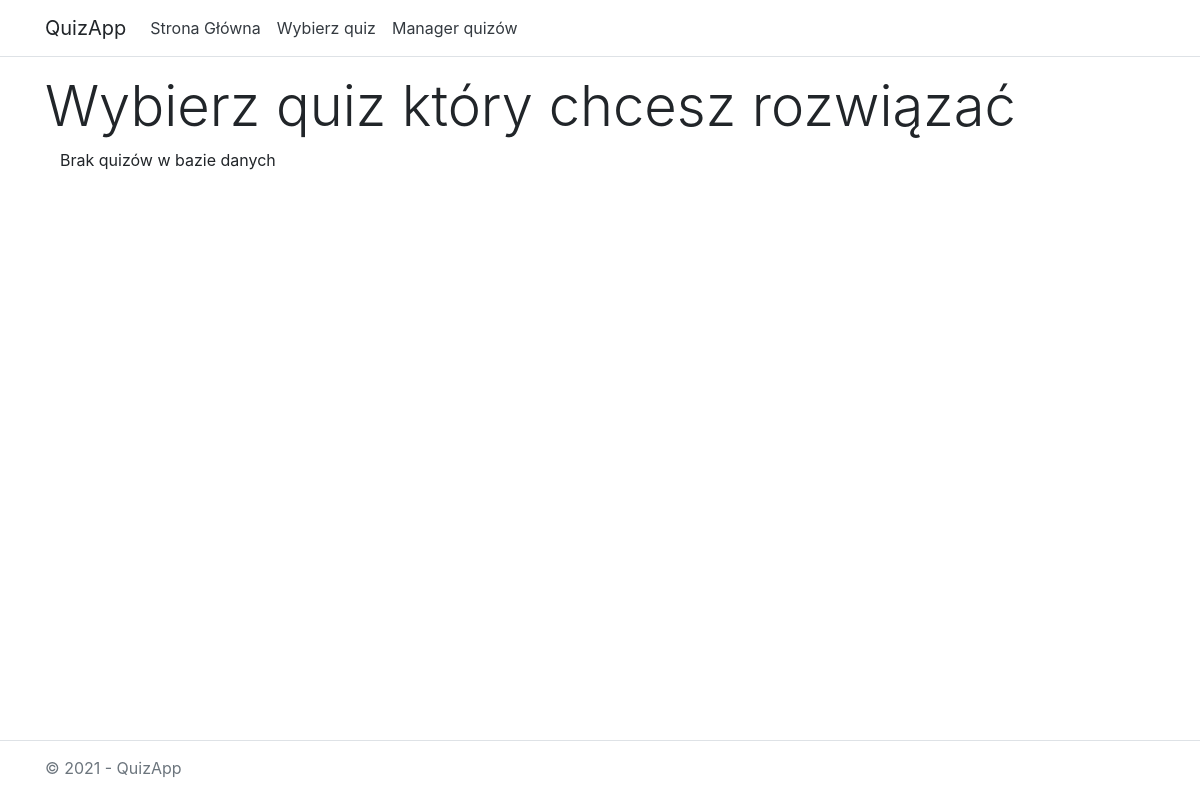
/quizzes/select/, run on an earlier commit of the app's database.
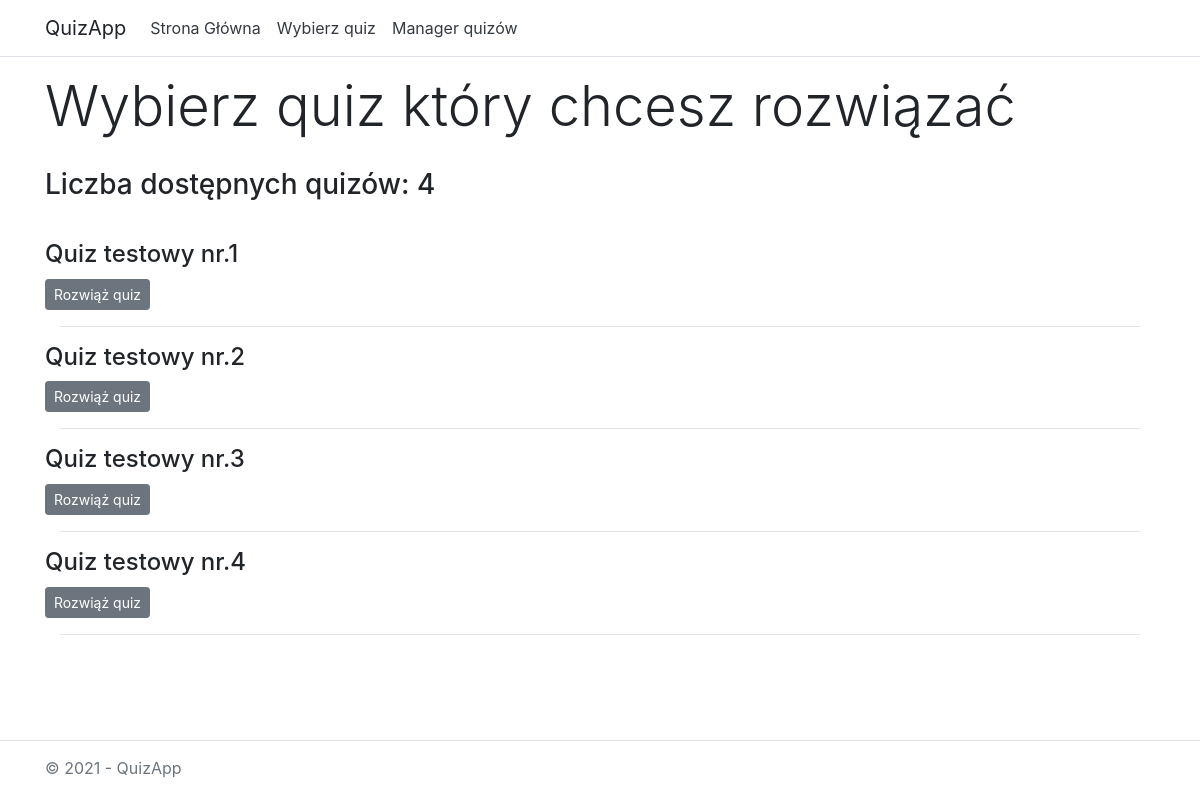
And on a later commit of the database.
### quizzes/models.py (models this page shows, shortened)
class Quiz(models.Model):
    title = models.CharField(max_length=64)

### quizzes/views.py (the view)
# urls.py: path('select/', views.select, name='select'),
def select(request):
    quizzes = Quiz.objects.only()[:]
    template = loader.get_template('quizzes/select.html')
    context = {
        'quizzes': quizzes
    }
    return HttpResponse(template.render(context, request))

### quizzes/templates/quizzes/select.html (shortened to what this page needs)
{% load static %}
<!DOCTYPE html>
<html lang="en">
<head>
    <link rel="stylesheet" type="text/css" href="{% static 'quizzes/bootstrap.css' %}" />
</head>
<body>
    <header>
        <nav class="navbar navbar-expand-sm navbar-toggleable-sm navbar-light bg-white border-bottom box-shadow mb-3">
            <div class="container">
                <a class="navbar-brand" style="user-select: none" >QuizApp</a>
                <div class="navbar-collapse collapse d-sm-inline-flex justify-content-between">
                    <ul class="navbar-nav flex-grow-1">
                        <li class="nav-item">
                            <a href="/quizzes/" class="nav-link text-dark" >Strona Główna</a>
                        </li>
                        <li class="nav-item">
                            <a href="/quizzes/select" class="nav-link text-dark" >Wybierz quiz</a>
                        </li>
                        <li class="nav-item">
                            <a href="/quizzes/create" class="nav-link text-dark" >Manager quizów</a>
                        </li>
                    </ul>
                </div>
            </div>
        </nav>
    </header>
    <div class="container">
        <main role="main" class="pb-3">
            <div class="container">
                <div class="row">
                <h1 class="display-4">Wybierz quiz który chcesz rozwiązać</h1>
                </div>
                {% if quizzes %}
                <div class="row" style="margin-top: 20px; margin-bottom: 30px">
                    <h3>Liczba dostępnych quizów: {{ quizzes|length }}</h3>
                </div>
                {% for quiz in quizzes %}
                    <div class="row">
                        <div class="media">
                            <div class="media-body">
                                <h4 style="margin: 0">{{ quiz.title }}</h4>
                                <a href="{% url 'solve' quiz.id %}" class="btn btn-secondary btn-sm" role="button" style="margin-top: 10px; color:white">Rozwiąż quiz</a>
                            </div>
                        </div>
                    </div>
                    <hr>
                {% endfor %}
                {% else %}
                    <p>Brak quizów w bazie danych</p>
            {% endif %}
            </div>
        </main>
    </div>
    <div class="navbar-fixed-bottom">
     <footer class="border-top footer text-muted" style="position: fixed; height: 60px; bottom: 0; width: 100%; user-select: none">
        <div class="container" style="margin-top: 15px">
            &copy; 2021 - QuizApp
        </div>
    </footer>
    </div>
</body>
</html>

What changed in the data, as far as the page shows it:
added Quiz: title "Quiz testowy nr.1"
added Quiz: title "Quiz testowy nr.2"
added Quiz: title "Quiz testowy nr.3"
added Quiz: title "Quiz testowy nr.4"
Also different on the page:
{{ quizzes|length }}: (not shown) → "4"
text no longer shown: "Brak quizów w bazie danych"
text now shown: "Liczba dostępnych quizów:"
